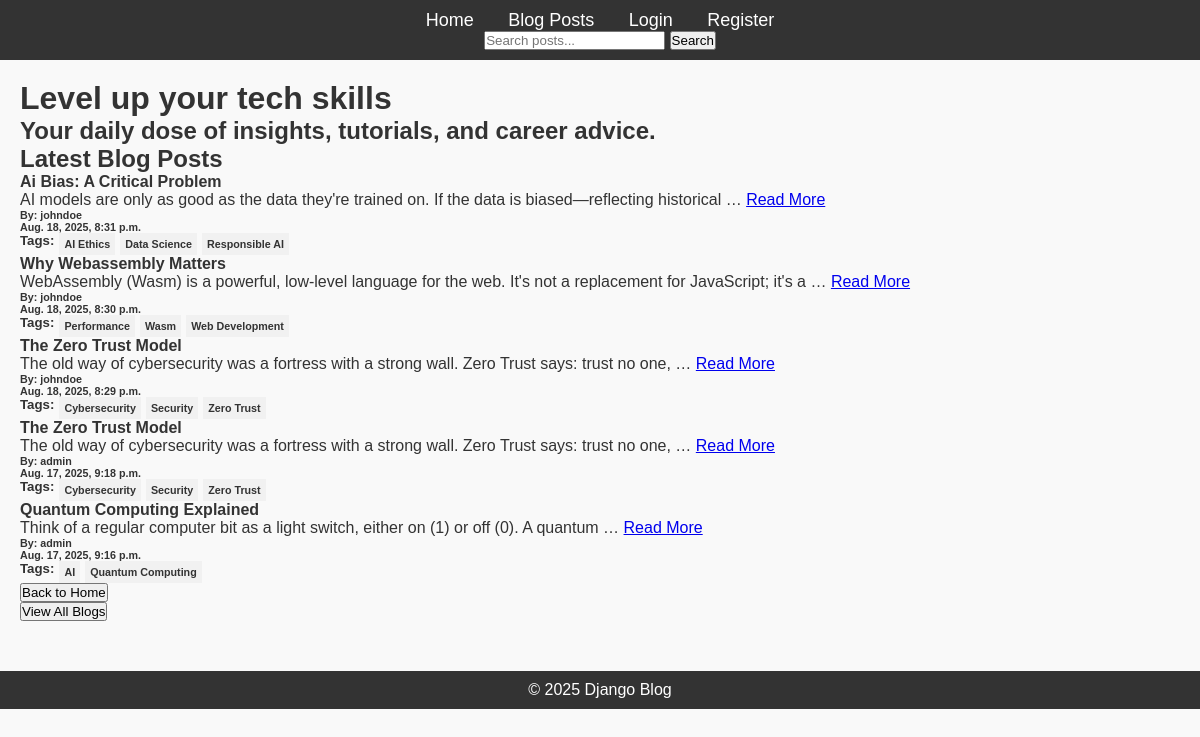
The app's page /, older data.
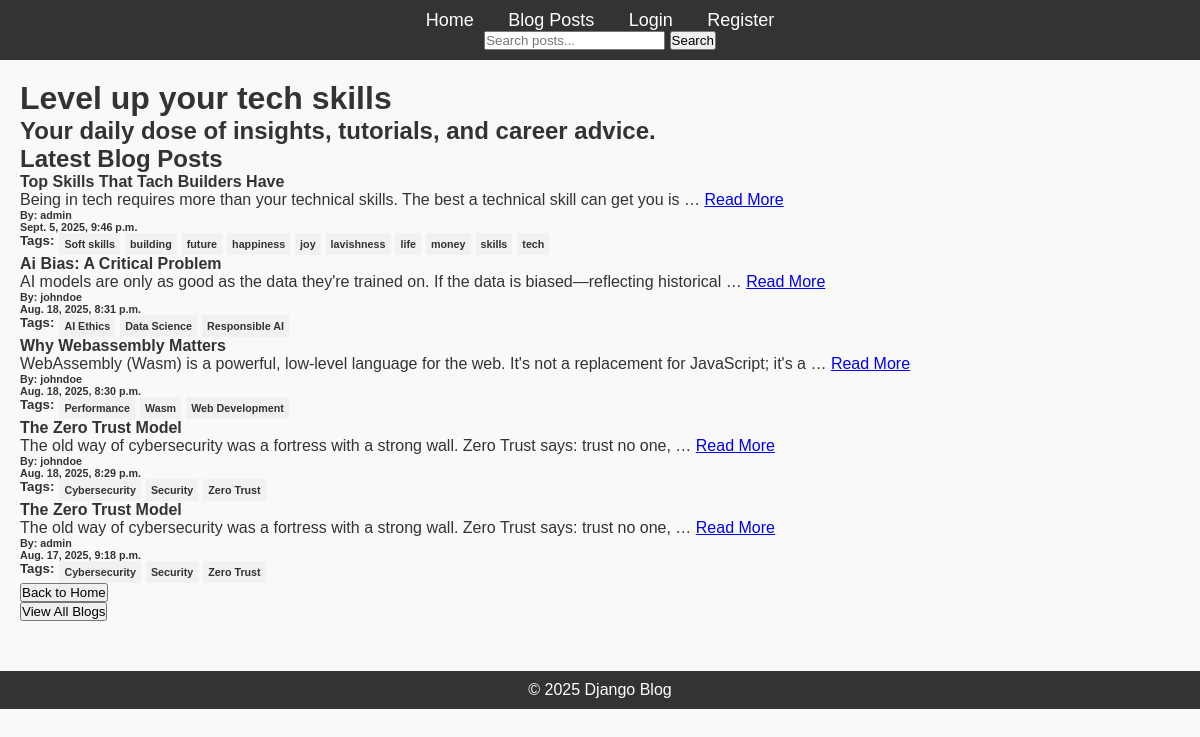
The same page, newer data.
### blog/models.py (models this page shows)
class Post(models.Model):
    title = models.CharField(max_length=200)
    content = models.TextField()
    published_date = models.DateTimeField(auto_now_add=True)
    author = models.ForeignKey(User, on_delete=models.CASCADE)
    tags = TaggableManager()

### blog/views.py (the view)
# urls.py: path('', home_view, name='home'),
def home_view(request):
    posts = Post.objects.all().order_by('-published_date')[:5]
    context = {
        'posts': posts
    }
    return render(request, 'blog/home.html', context)

### blog/templates/blog/home.html (shortened to what this page needs)
{% extends 'blog/base.html' %}
{% block content %}
  <h1>Level up your tech skills</h1>
  <h2>Your daily dose of insights, tutorials, and career advice.</h2>
  <ul>
    <h2>Latest Blog Posts</h2>
    {% include 'blog/posts.html' %}
    <a href="{% url 'list_posts' %}">
        <button>View All Blogs</button>
    </a>
    </ul>
{% endblock %}

### blog/templates/blog/posts.html
<ul>
    {% for post in posts %}
      <li style="list-style: none;">
            <h4>{{ post.title|title }}</h4>
            <p>
                {{post.content|truncatewords:18}} <a href="{% url 'viewing_post' pk=post.id %}">Read More</a>
            </p>
            <h6>By: {{ post.author}}</h6>
            <h6>{{ post.published_date}}</h6>
              <ul style="display: flex;">
                <h5>Tags:</h5>
                {% for i in post.tags.all %}
                  <h6 style="background-color: #f1f1f1; margin-left: 5px; padding: 5px;">{{ i }}</h6>
                {% endfor %}
              </ul>
      </li>
    {% endfor %}
    <a href="{% url 'home' %}">
        <button>Back to Home</button>
    </a>
</ul>

Row changes from the older to the newer data that the page shows:
no longer on this page (row unchanged): Post: title "Quantum Computing Explained", content "Think of a regular computer bit as a light switch, either on (1) or off (0). A quantum …", author "admin", published_date "Aug. 17, 2025, 9:16 p.m."
no longer on this page (row unchanged): Tag: name "AI", shown under "Quantum Computing Explained"
no longer on this page (row unchanged): Tag: name "Quantum Computing", shown under "Quantum Computing Explained"
added Post: title "Top Skills That Tach Builders Have", content "Being in tech requires more than your technical skills. The best a technical skill can get you is …", author "admin", published_date "Sept. 5, 2025, 9:46 p.m."
added Tag: name "Soft skills", shown under "Top Skills That Tach Builders Have"
added Tag: name "building", shown under "Top Skills That Tach Builders Have"
added Tag: name "future", shown under "Top Skills That Tach Builders Have"
added Tag: name "happiness", shown under "Top Skills That Tach Builders Have"
added Tag: name "joy", shown under "Top Skills That Tach Builders Have"
added Tag: name "lavishness", shown under "Top Skills That Tach Builders Have"
added Tag: name "life", shown under "Top Skills That Tach Builders Have"
added Tag: name "money", shown under "Top Skills That Tach Builders Have"
added Tag: name "skills", shown under "Top Skills That Tach Builders Have"
added Tag: name "tech", shown under "Top Skills That Tach Builders Have"
